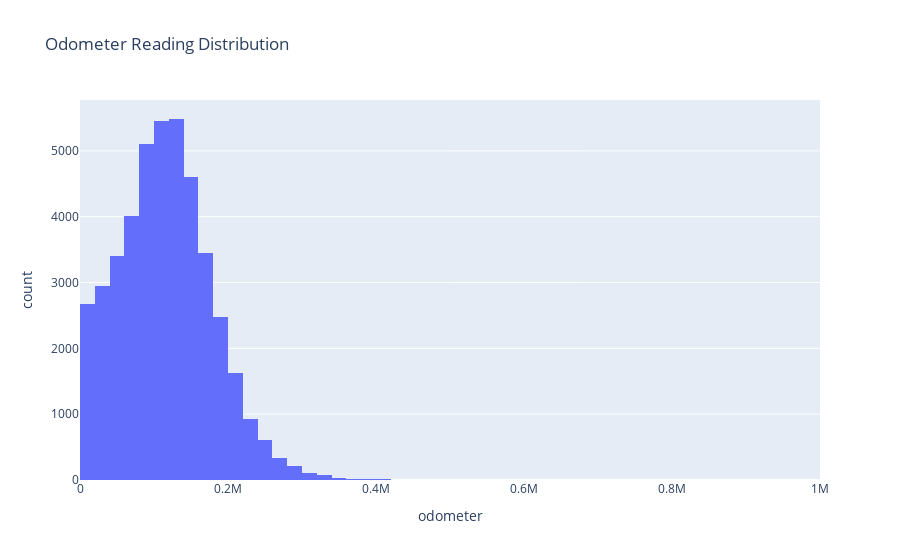

Source (notebook cell):
### Code cell
px.histogram(df, x='odometer', nbins=50, title='Odometer Reading Distribution')

### Figure 1 — Plotly figure (JSON) as saved in the notebook; plotly's stock layout.template omitted (floating-point values rounded to 4 significant figures; data arrays with more than 128 entries replaced by an {"elided": "..."} marker saying what was removed)
{"data": [{"bingroup": "x", "hovertemplate": "odometer=%{x}<br>count=%{y}<extra></extra>", "legendgroup": "", "marker": {"color": "#636efa", "pattern": {"shape": ""}}, "name": "", "nbinsx": 50, "orientation": "v", "showlegend": false, "type": "histogram", "x": {"elided": "51525 float values"}, "xaxis": "x", "yaxis": "y"}], "layout": {"barmode": "relative", "legend": {"tracegroupgap": 0}, "title": {"text": "Odometer Reading Distribution"}, "xaxis": {"anchor": "y", "domain": [0, 1], "title": {"text": "odometer"}}, "yaxis": {"anchor": "x", "domain": [0, 1], "title": {"text": "count"}}}}
